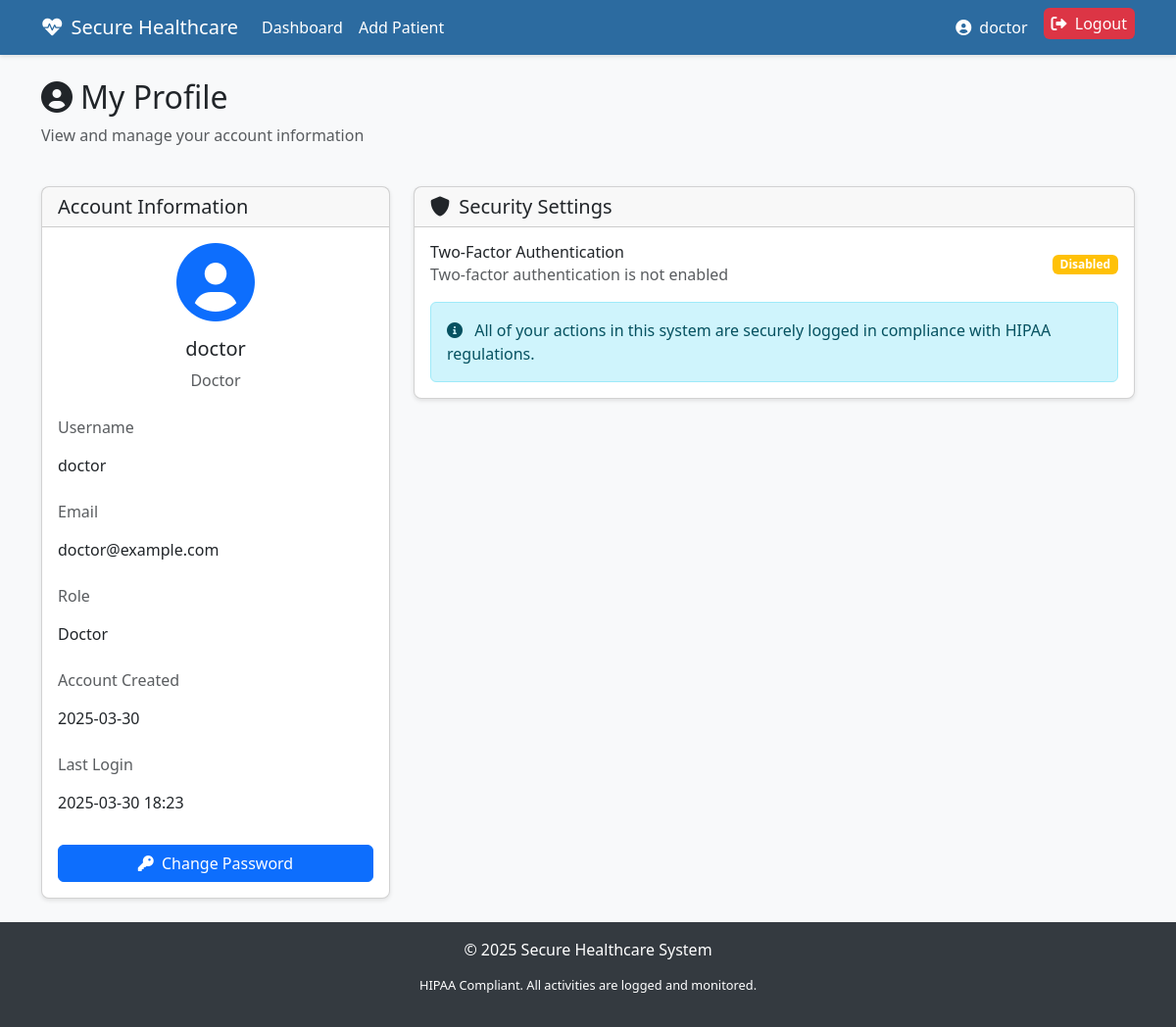
/profile (signed in), run on an earlier commit of the app's database.
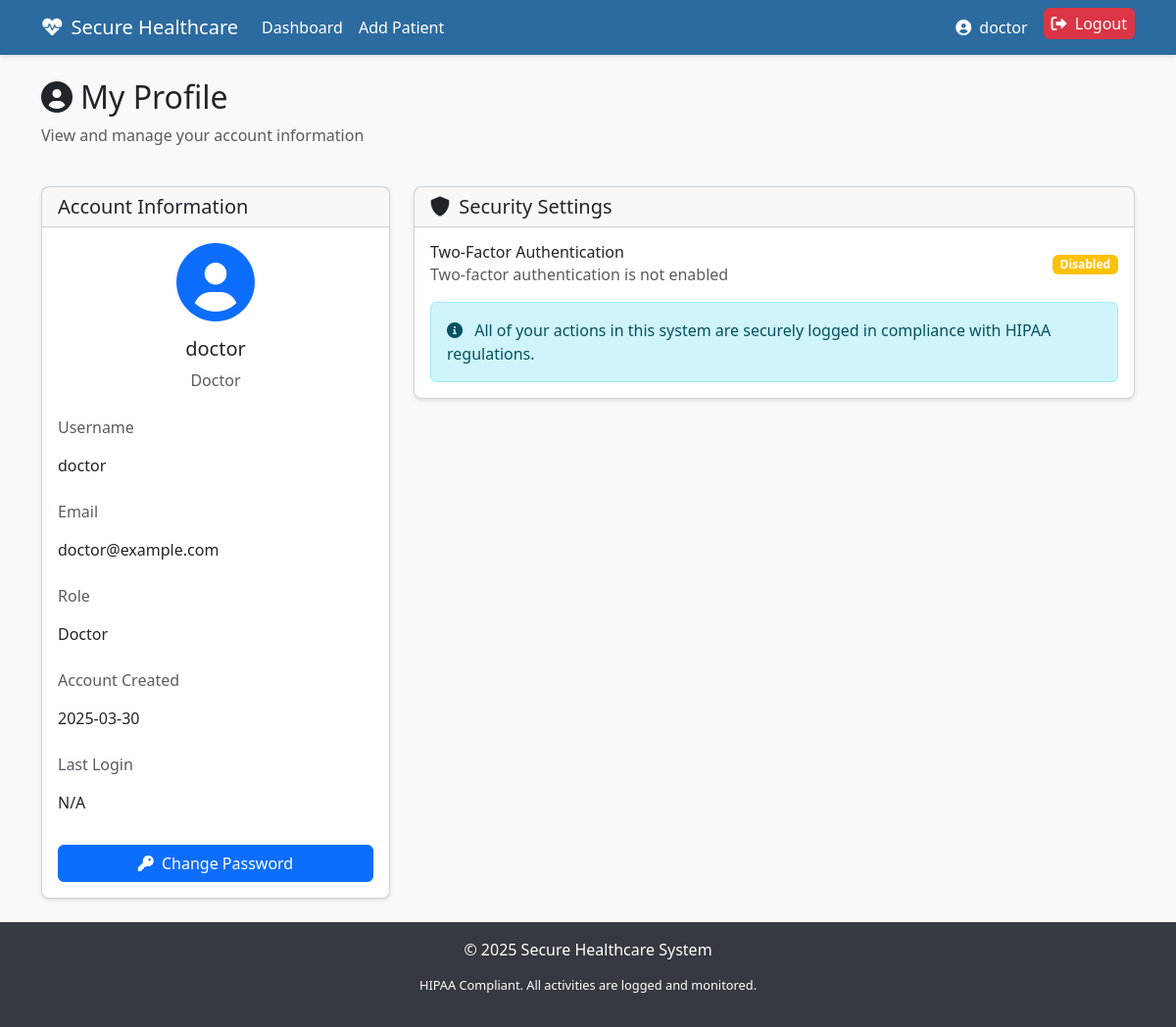
And on a later commit of the database.
### app.py (models this page shows, shortened)
class User(db.Model, UserMixin):
    id = db.Column(db.Integer, primary_key=True)
    username = db.Column(db.String(80), unique=True, nullable=False)
    user_first_name = db.Column(db.String(80), nullable = False)
    user_last_name = db.Column(db.String(80), nullable = False)
    password_hash = db.Column(db.String(128), nullable=False)
    email = db.Column(db.String(120), unique=True, nullable=False)
    role = db.Column(db.String(20), nullable=False, default='patient')  # admin, doctor, patient
    totp_secret = db.Column(db.String(32), nullable=True)  # For 2FA
    is_active = db.Column(db.Boolean, default=True)
    created_at = db.Column(db.DateTime, default=datetime.utcnow)
    last_login = db.Column(db.DateTime, nullable=True)
    patient = db.relationship('Patient', backref='user', uselist=False)

### app.py (the view)
@app.route('/profile')
@login_required
def profile():
    patient = None
    if current_user.role == 'patient':
        patient = Patient.query.filter_by(user_id=current_user.id).first()
    return render_template('profile.html', patient=patient)

### app.py (called while the page is built)
@login_manager.user_loader
def load_user(user_id):
    return User.query.get(int(user_id))

@app.after_request
def add_security_headers(response):
    response.headers['X-Content-Type-Options'] = 'nosniff'
    response.headers['X-Frame-Options'] = 'SAMEORIGIN'
    response.headers['X-XSS-Protection'] = '1; mode=block'
    response.headers['Strict-Transport-Security'] = 'max-age=31536000; includeSubDomains'
    response.headers['Content-Security-Policy'] = "default-src 'self'; script-src 'self' cdn.jsdelivr.net; style-src 'self' cdn.jsdelivr.net; img-src 'self' data:;"
    response.headers['Referrer-Policy'] = 'strict-origin-when-cross-origin'
    return response

### templates/profile.html (shortened to what this page needs)
{% extends 'base.html' %}
{% block content %}
<div class="row mb-4">
    <div class="col">
        <h2><i class="fas fa-user-circle me-2"></i>My Profile</h2>
        <p class="text-muted">View and manage your account information</p>
    </div>
</div>
<div class="row">
    <div class="col-lg-4">
        <div class="card mb-4">
            <div class="card-header">
                <h5 class="mb-0">Account Information</h5>
            </div>
            <div class="card-body">
                <div class="text-center mb-4">
                    <div class="avatar-placeholder mb-3">
                        <i class="fas fa-user-circle fa-5x text-primary"></i>
                    </div>
                    <h5>{{ current_user.username }}</h5>
                    <p class="text-muted">{{ current_user.role.capitalize() }}</p>
                </div>
                <div class="mb-3">
                    <label class="form-label text-muted">Username</label>
                    <p class="form-control-plaintext">{{ current_user.username }}</p>
                </div>
                <div class="mb-3">
                    <label class="form-label text-muted">Email</label>
                    <p class="form-control-plaintext">{{ current_user.email }}</p>
                </div>
                <div class="mb-3">
                    <label class="form-label text-muted">Role</label>
                    <p class="form-control-plaintext">{{ current_user.role.capitalize() }}</p>
                </div>
                <div class="mb-3">
                    <label class="form-label text-muted">Account Created</label>
                    <p class="form-control-plaintext">{{ current_user.created_at.strftime('%Y-%m-%d') }}</p>
                </div>
                <div class="mb-3">
                    <label class="form-label text-muted">Last Login</label>
                    <p class="form-control-plaintext">{{ current_user.last_login.strftime('%Y-%m-%d %H:%M') if current_user.last_login else 'N/A' }}</p>
                </div>
                <div class="d-grid mt-4">
                    <a href="{{ url_for('change_password') }}" class="btn btn-primary">
                        <i class="fas fa-key me-1"></i> Change Password
                    </a>
                </div>
            </div>
        </div>
    </div>
    <div class="col-lg-8">
        <div class="card">
            <div class="card-header">
                <h5 class="mb-0">
                    <i class="fas fa-shield-alt me-1"></i> Security Settings
                </h5>
            </div>
            <div class="card-body">
                <div class="d-flex align-items-center justify-content-between mb-3">
                    <div>
                        <h6 class="mb-0">Two-Factor Authentication</h6>
                        <p class="text-muted mb-0">
                            {% if current_user.totp_secret %}
                            Two-factor authentication is enabled
                            {% else %}
                            Two-factor authentication is not enabled
                            {% endif %}
                        </p>
                    </div>
                    {% if current_user.totp_secret %}
                    <span class="badge bg-success">Enabled</span>
                    {% else %}
                    <span class="badge bg-warning">Disabled</span>
                    {% endif %}
                </div>
                <div class="alert alert-info mt-3 mb-0">
                    <i class="fas fa-info-circle me-2"></i> All of your actions in this system are securely logged in compliance with HIPAA regulations.
                </div>
            </div>
        </div>
    </div>
</div>
{% endblock %}

### templates/base.html (shortened to what this page needs)
<!DOCTYPE html>
<html lang="en">
<head>
    <link href="https://cdn.jsdelivr.net/npm/bootstrap@5.3.0-alpha1/dist/css/bootstrap.min.css" rel="stylesheet">
    <link rel="stylesheet" href="https://cdnjs.cloudflare.com/ajax/libs/font-awesome/6.0.0/css/all.min.css">
</head>
<body>
    <nav class="navbar navbar-expand-lg navbar-dark mb-4">
        <div class="container">
            <a class="navbar-brand" href="{{ url_for('index') }}">
                <i class="fas fa-heartbeat me-2"></i>Secure Healthcare
            </a>
            <div class="collapse navbar-collapse" id="navbarNav">
                <ul class="navbar-nav me-auto">
                    {% if current_user.is_authenticated %}
                        <li class="nav-item">
                            <a class="nav-link" href="{{ url_for('dashboard') }}">Dashboard</a>
                        </li>
                        {% if current_user.role == 'doctor' %}
                            <li class="nav-item">
                                <a class="nav-link" href="{{ url_for('add_patient') }}">Add Patient</a>
                            </li>
                        {% endif %}
                    {% endif %}
                </ul>
                <ul class="navbar-nav">
                    {% if current_user.is_authenticated %}
                        <li class="nav-item">
                            <a class="nav-link" href="{{ url_for('profile') }}">
                                <i class="fas fa-user-circle me-1"></i> {{ current_user.username }}
                            </a>
                        </li>
                        <li class="nav-item">
                            <a class="nav-link btn-logout py-1 px-2 ms-2 rounded" href="{{ url_for('logout') }}">
                                <i class="fas fa-sign-out-alt me-1"></i> Logout
                            </a>
                        </li>
                    {% endif %}
                </ul>
            </div>
        </div>
    </nav>
    <div class="container">
        {% block content %}{% endblock %}
    </div>
    <footer class="footer mt-auto py-3">
        <div class="container text-center">
            <span>© 2025 Secure Healthcare System</span>
            <p class="hipaa-notice">HIPAA Compliant. All activities are logged and monitored.</p>
        </div>
    </footer>
</body>
</html>

What changed in the data, as far as the page shows it:
changed User "doctor": last_login "2025-03-30 18:23" → "N/A"
